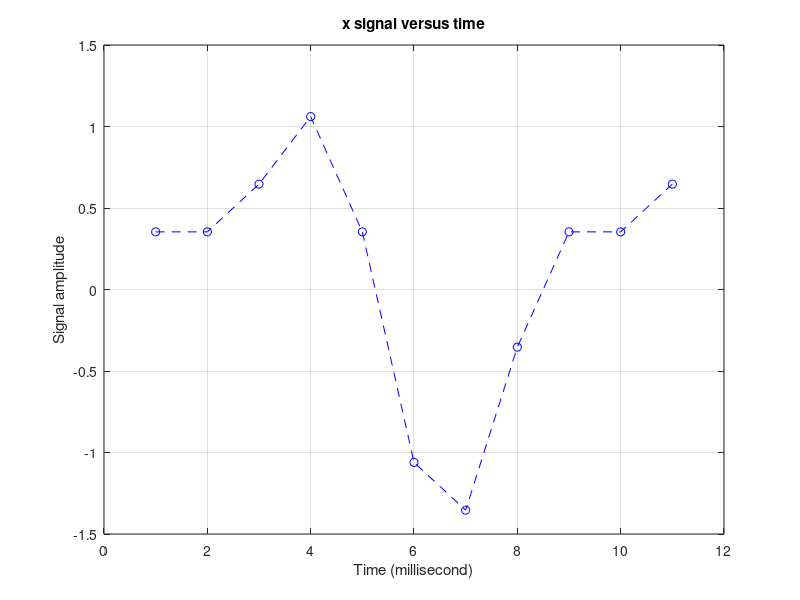

This chart was generated by the following MATLAB code: (Note: this script raises an error after producing the figure.)

%% A DFT shifting theorem example (using exponential form of DFT equation)
clc;   clear;   close all;

DFT_points = 8;      j = sqrt(-1);
N = DFT_points;   % The number of samples of input sequence- x and the number of frequency points in the DFT output  
k = 3;            % Amount of shift in Time-domain signal  
Fs = 8e3;         % Sampling frequency 8KHz
ts = 1/Fs;
ind = 1;   x = [];
for n = 1:N+k
    m = n-1;
    x(ind) = sin(2*pi*1000*m*ts)+0.5*sin(2*pi*2000*m*ts+(3*pi/4));
    ind = ind + 1;
end

t = 1:N+k;
% Plot first N discrete values of x_seq1 signal:
   figure(1);   plot(t,x,'b--o');   grid on;
   xlabel('Time (millisecond)');     ylabel('Signal amplitude')
   title('x signal versus time');   zoom xon;

x_1 = x(1,1:N); 

x_k = x(1,1+k:end);            % time sequence shifted by k samples
   
f_analysis_1m = (1*Fs)/N;      % DFT analysis frequency for m=1

X_exp = zeros(N,1);
X_exp = dft(x_1, N);

% for m = 1:DFT_points
%     X_1 = zeros(N,1);   m_e = m - 1;
%     for ii = 1:N
%         n = ii-1;   X_p1 = [];   
%         X_p1 = x_1(1,ii)*exp((-j*2*pi*n*m_e)/N);                    
%         X_1(ii,1) = X_p1;  
%     end
%     X_exp(m,1) = sum(X_1(:,1));
% end

Xe_k = zeros(N,1);     
Xe_k = dft(x_k, N);

% for m = 1:DFT_points
%     X_1 = zeros(N,1);   m_e = m - 1;
%     for ii = 1:N
%         n = ii-1;   X_p1 = [];   
%         X_p1 = x_2(1,ii)*exp((-j*2*pi*n*m_e)/N);                    
%         X_1(ii,1) = X_p1;  
%     end
%     X_shifted(m,1) = sum(X_1(:,1));
% end

% m = 1;
X_dft_k = zeros(N,1);
Xe_real = zeros(N,1);     Xe_imag = zeros(N,1);
for m = 1:N
    m_e = m-1;
    X_dft_k(m,1) = exp((j*2*pi*k*m_e)/N)*X_exp(m,1);
    
    Xe_real(m,1) = real(X_dft_k(m,1));
            if Xe_real(m,1) > 0 && Xe_real(m,1) < 1e-10
               Xe_real(m,1) = 0;  
            end  
            if Xe_real(m,1) < 0 && Xe_real(m,1) > -1e-10
               Xe_real(m,1) = 0;  
            end
        Xe_imag(m,1) = imag(X_dft_k(m,1));
            if Xe_imag(m,1) > 0 && Xe_imag(m,1) < 1e-10
               Xe_imag(m,1) = 0;  
            end  
            if Xe_imag(m,1) < 0 && Xe_imag(m,1) > -1e-10
               Xe_imag(m,1) = 0;  
            end
        X_dft_k_mag(m,1) = sqrt(Xe_real(m,1).^2 + Xe_imag(m,1).^2);
       
end

X_shifted = X_dft_k_mag;

% Verify DFT shifting property: 
DFT_Linearity_error = max(abs(X_shifted - Xe_k));
    if DFT_Linearity_error < 1e-9
       'DFT_shifting_property_is_proved'  
    end

mf = 0:DFT_points-1;
figure(4); 
stem(mf,Xe_k,'LineStyle','--',...
     'MarkerSize',15,'Marker','s',...
     'MarkerFaceColor','black',...
     'MarkerEdgeColor','green')
grid on;
title('Magnitude of X_shifted(m)')
xlabel('m (KHz)')
ylabel('Magnitude')

figure(5); 
stem(mf,X_shifted,'LineStyle','--',...
     'MarkerSize',15,'Marker','s',...
     'MarkerFaceColor','blue',...
     'MarkerEdgeColor','green')
grid on;
title('Magnitude of X_dft_k(m)')
xlabel('m (KHz)')
ylabel('Magnitude')

















